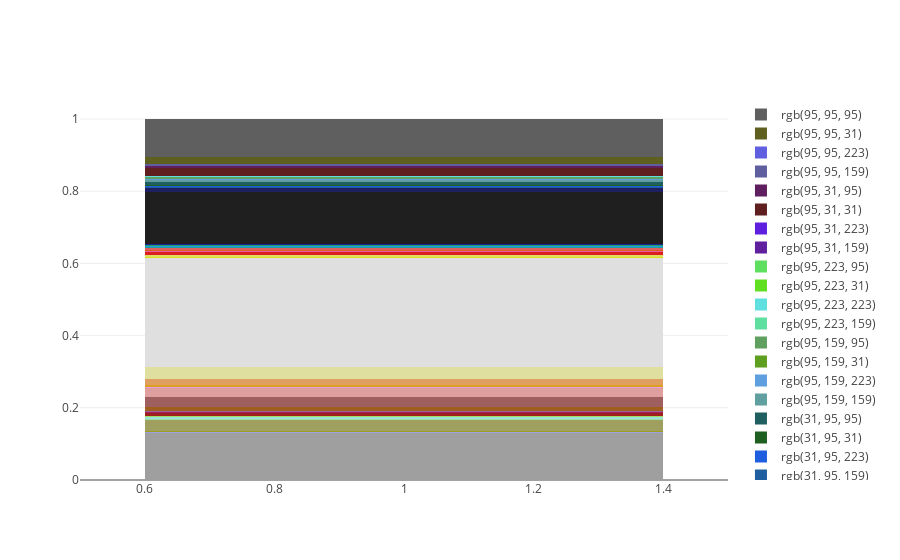

The code cell stored with this chart in its notebook:
### Code cell
data = []
for (scaled, color) in zip(agg_colors['perc_scaled'], agg_colors['str_color']):
    data.append(dict(
                    type = 'bar',
                    name = color,
                    x = [1],
                    y = [scaled],
                    marker = dict(color=color)))

layout = dict(
            barmode='stack')
    
# clean version, no labels
#layout = dict(
#            xaxis = dict(visible = False),
#            yaxis = dict(visible = False)
#             )

fig = dict( data=data, layout=layout )
plotly.offline.iplot( fig )

### Figure 1 — Plotly figure (JSON) as saved in the notebook; plotly's stock layout.template omitted (floating-point values rounded to 4 significant figures)
{"data": [{"marker": {"color": "rgb(159, 159, 159)"}, "name": "rgb(159, 159, 159)", "type": "bar", "x": [1], "y": [0.1289]}, {"marker": {"color": "rgb(159, 159, 223)"}, "name": "rgb(159, 159, 223)", "type": "bar", "x": [1], "y": [0.003715]}, {"marker": {"color": "rgb(159, 159, 31)"}, "name": "rgb(159, 159, 31)", "type": "bar", "x": [1], "y": [0.003456]}, {"marker": {"color": "rgb(159, 159, 95)"}, "name": "rgb(159, 159, 95)", "type": "bar", "x": [1], "y": [0.03088]}, {"marker": {"color": "rgb(159, 223, 159)"}, "name": "rgb(159, 223, 159)", "type": "bar", "x": [1], "y": [0.002417]}, {"marker": {"color": "rgb(159, 223, 223)"}, "name": "rgb(159, 223, 223)", "type": "bar", "x": [1], "y": [0.005643]}, {"marker": {"color": "rgb(159, 223, 31)"}, "name": "rgb(159, 223, 31)", "type": "bar", "x": [1], "y": [0.0007115]}, {"marker": {"color": "rgb(159, 223, 95)"}, "name": "rgb(159, 223, 95)", "type": "bar", "x": [1], "y": [0.0009673]}, {"marker": {"color": "rgb(159, 31, 159)"}, "name": "rgb(159, 31, 159)", "type": "bar", "x": [1], "y": [0.0002651]}, {"marker": {"color": "rgb(159, 31, 223)"}, "name": "rgb(159, 31, 223)", "type": "bar", "x": [1], "y": [0.0002437]}, {"marker": {"color": "rgb(159, 31, 31)"}, "name": "rgb(159, 31, 31)", "type": "bar", "x": [1], "y": [0.008978]}, {"marker": {"color": "rgb(159, 31, 95)"}, "name": "rgb(159, 31, 95)", "type": "bar", "x": [1], "y": [0.003011]}, {"marker": {"color": "rgb(159, 95, 159)"}, "name": "rgb(159, 95, 159)", "type": "bar", "x": [1], "y": [0.002549]}, {"marker": {"color": "rgb(159, 95, 223)"}, "name": "rgb(159, 95, 223)", "type": "bar", "x": [1], "y": [0.0003034]}, {"marker": {"color": "rgb(159, 95, 31)"}, "name": "rgb(159, 95, 31)", "type": "bar", "x": [1], "y": [0.009475]}, {"marker": {"color": "rgb(159, 95, 95)"}, "name": "rgb(159, 95, 95)", "type": "bar", "x": [1], "y": [0.02909]}, {"marker": {"color": "rgb(223, 159, 159)"}, "name": "rgb(223, 159, 159)", "type": "bar", "x": [1], "y": [0.02345]}, {"marker": {"color": "rgb(223, 159, 223)"}, "name": "rgb(223, 159, 223)", "type": "bar", "x": [1], "y": [0.002392]}, {"marker": {"color": "rgb(223, 159, 31)"}, "name": "rgb(223, 159, 31)", "type": "bar", "x": [1], "y": [0.008031]}, {"marker": {"color": "rgb(223, 159, 95)"}, "name": "rgb(223, 159, 95)", "type": "bar", "x": [1], "y": [0.01449]}, {"marker": {"color": "rgb(223, 223, 159)"}, "name": "rgb(223, 223, 159)", "type": "bar", "x": [1], "y": [0.0344]}, {"marker": {"color": "rgb(223, 223, 223)"}, "name": "rgb(223, 223, 223)", "type": "bar", "x": [1], "y": [0.3019]}, {"marker": {"color": "rgb(223, 223, 31)"}, "name": "rgb(223, 223, 31)", "type": "bar", "x": [1], "y": [0.003758]}, {"marker": {"color": "rgb(223, 223, 95)"}, "name": "rgb(223, 223, 95)", "type": "bar", "x": [1], "y": [0.005045]}, {"marker": {"color": "rgb(223, 31, 159)"}, "name": "rgb(223, 31, 159)", "type": "bar", "x": [1], "y": [0.0004047]}, {"marker": {"color": "rgb(223, 31, 223)"}, "name": "rgb(223, 31, 223)", "type": "bar", "x": [1], "y": [0.000139]}, {"marker": {"color": "rgb(223, 31, 31)"}, "name": "rgb(223, 31, 31)", "type": "bar", "x": [1], "y": [0.005815]}, {"marker": {"color": "rgb(223, 31, 95)"}, "name": "rgb(223, 31, 95)", "type": "bar", "x": [1], "y": [0.001457]}, {"marker": {"color": "rgb(223, 95, 159)"}, "name": "rgb(223, 95, 159)", "type": "bar", "x": [1], "y": [0.001336]}, {"marker": {"color": "rgb(223, 95, 223)"}, "name": "rgb(223, 95, 223)", "type": "bar", "x": [1], "y": [0.0002101]}, {"marker": {"color": "rgb(223, 95, 31)"}, "name": "rgb(223, 95, 31)", "type": "bar", "x": [1], "y": [0.004281]}, {"marker": {"color": "rgb(223, 95, 95)"}, "name": "rgb(223, 95, 95)", "type": "bar", "x": [1], "y": [0.006166]}, {"marker": {"color": "rgb(31, 159, 159)"}, "name": "rgb(31, 159, 159)", "type": "bar", "x": [1], "y": [0.002166]}, {"marker": {"color": "rgb(31, 159, 223)"}, "name": "rgb(31, 159, 223)", "type": "bar", "x": [1], "y": [0.002381]}, {"marker": {"color": "rgb(31, 159, 31)"}, "name": "rgb(31, 159, 31)", "type": "bar", "x": [1], "y": [0.0001681]}, {"marker": {"color": "rgb(31, 159, 95)"}, "name": "rgb(31, 159, 95)", "type": "bar", "x": [1], "y": [0.001241]}, {"marker": {"color": "rgb(31, 223, 159)"}, "name": "rgb(31, 223, 159)", "type": "bar", "x": [1], "y": [0.0003803]}, {"marker": {"color": "rgb(31, 223, 223)"}, "name": "rgb(31, 223, 223)", "type": "bar", "x": [1], "y": [0.001151]}, {"marker": {"color": "rgb(31, 223, 31)"}, "name": "rgb(31, 223, 31)", "type": "bar", "x": [1], "y": [0.0002732]}, {"marker": {"color": "rgb(31, 223, 95)"}, "name": "rgb(31, 223, 95)", "type": "bar", "x": [1], "y": [8.46e-05]}, {"marker": {"color": "rgb(31, 31, 159)"}, "name": "rgb(31, 31, 159)", "type": "bar", "x": [1], "y": [0.0009925]}, {"marker": {"color": "rgb(31, 31, 223)"}, "name": "rgb(31, 31, 223)", "type": "bar", "x": [1], "y": [0.0005965]}, {"marker": {"color": "rgb(31, 31, 31)"}, "name": "rgb(31, 31, 31)", "type": "bar", "x": [1], "y": [0.1458]}, {"marker": {"color": "rgb(31, 31, 95)"}, "name": "rgb(31, 31, 95)", "type": "bar", "x": [1], "y": [0.008602]}, {"marker": {"color": "rgb(31, 95, 159)"}, "name": "rgb(31, 95, 159)", "type": "bar", "x": [1], "y": [0.00508]}, {"marker": {"color": "rgb(31, 95, 223)"}, "name": "rgb(31, 95, 223)", "type": "bar", "x": [1], "y": [0.001027]}, {"marker": {"color": "rgb(31, 95, 31)"}, "name": "rgb(31, 95, 31)", "type": "bar", "x": [1], "y": [0.003078]}, {"marker": {"color": "rgb(31, 95, 95)"}, "name": "rgb(31, 95, 95)", "type": "bar", "x": [1], "y": [0.007948]}, {"marker": {"color": "rgb(95, 159, 159)"}, "name": "rgb(95, 159, 159)", "type": "bar", "x": [1], "y": [0.006192]}, {"marker": {"color": "rgb(95, 159, 223)"}, "name": "rgb(95, 159, 223)", "type": "bar", "x": [1], "y": [0.002603]}, {"marker": {"color": "rgb(95, 159, 31)"}, "name": "rgb(95, 159, 31)", "type": "bar", "x": [1], "y": [0.0008251]}, {"marker": {"color": "rgb(95, 159, 95)"}, "name": "rgb(95, 159, 95)", "type": "bar", "x": [1], "y": [0.004491]}, {"marker": {"color": "rgb(95, 223, 159)"}, "name": "rgb(95, 223, 159)", "type": "bar", "x": [1], "y": [0.0004197]}, {"marker": {"color": "rgb(95, 223, 223)"}, "name": "rgb(95, 223, 223)", "type": "bar", "x": [1], "y": [0.001615]}, {"marker": {"color": "rgb(95, 223, 31)"}, "name": "rgb(95, 223, 31)", "type": "bar", "x": [1], "y": [9.91e-05]}, {"marker": {"color": "rgb(95, 223, 95)"}, "name": "rgb(95, 223, 95)", "type": "bar", "x": [1], "y": [0.0002048]}, {"marker": {"color": "rgb(95, 31, 159)"}, "name": "rgb(95, 31, 159)", "type": "bar", "x": [1], "y": [0.0004116]}, {"marker": {"color": "rgb(95, 31, 223)"}, "name": "rgb(95, 31, 223)", "type": "bar", "x": [1], "y": [0.0001597]}, {"marker": {"color": "rgb(95, 31, 31)"}, "name": "rgb(95, 31, 31)", "type": "bar", "x": [1], "y": [0.02281]}, {"marker": {"color": "rgb(95, 31, 95)"}, "name": "rgb(95, 31, 95)", "type": "bar", "x": [1], "y": [0.004976]}, {"marker": {"color": "rgb(95, 95, 159)"}, "name": "rgb(95, 95, 159)", "type": "bar", "x": [1], "y": [0.006135]}, {"marker": {"color": "rgb(95, 95, 223)"}, "name": "rgb(95, 95, 223)", "type": "bar", "x": [1], "y": [0.0005243]}, {"marker": {"color": "rgb(95, 95, 31)"}, "name": "rgb(95, 95, 31)", "type": "bar", "x": [1], "y": [0.01865]}, {"marker": {"color": "rgb(95, 95, 95)"}, "name": "rgb(95, 95, 95)", "type": "bar", "x": [1], "y": [0.105]}], "layout": {"barmode": "stack"}}
